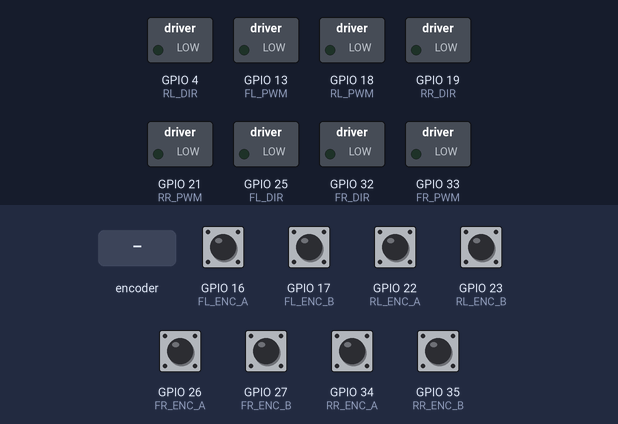
The sketch below on a simulated ESP32. Shown: switched loads named in the sketch (green lamp = pin HIGH). The inputs (shaded band) are chosen by the test bench; at power-on: GPIO 16 (FL_ENC_A), GPIO 17 (FL_ENC_B), GPIO 22 (RL_ENC_A), GPIO 23 (RL_ENC_B), GPIO 26 (FR_ENC_A), GPIO 27 (FR_ENC_B), GPIO 34 (RR_ENC_A), GPIO 35 (RR_ENC_B) HIGH.

Above: at 0.0 s.
4.3 s: GPIO 26 (FR_ENC_A) pulled LOW for 0.15 s
At 5.6 s:
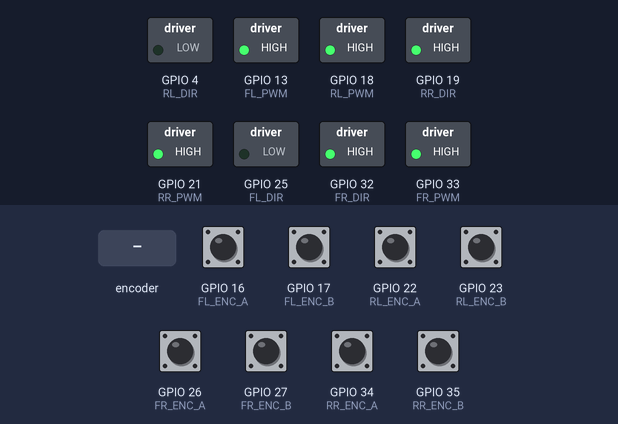
7.3 s: rotary encoder on GPIO 16 (FL_ENC_A) / GPIO 17 (FL_ENC_B) turned 1 step (first pin leading)
At 9.3 s:
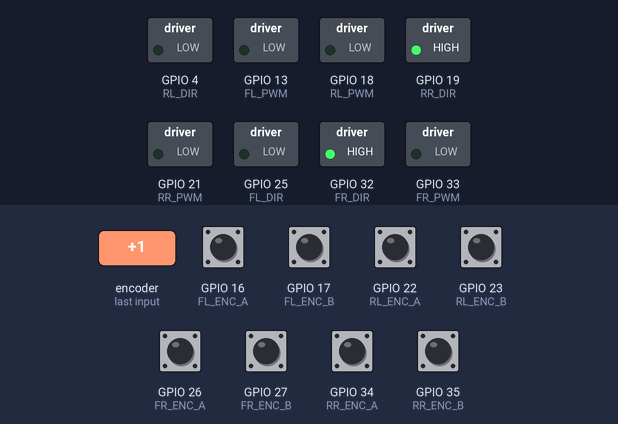
10.3 s: GPIO 22 (RL_ENC_A) pulled LOW for 0.15 s
13.3 s: GPIO 27 (FR_ENC_B) pulled LOW for 0.15 s
At 14.0 s:
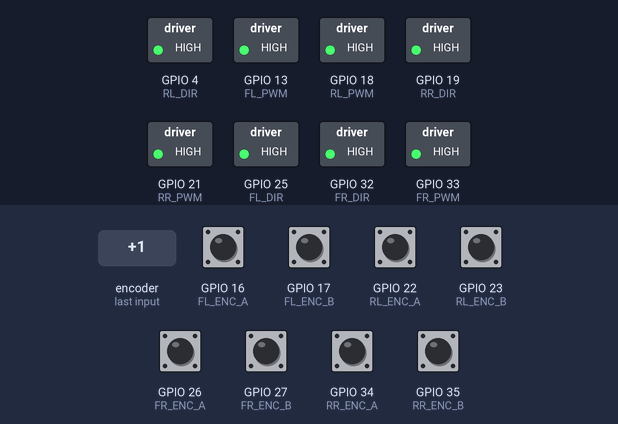
Timing chart, 0 to 17.2 s (numbered marks = the images above; inputs shaded):
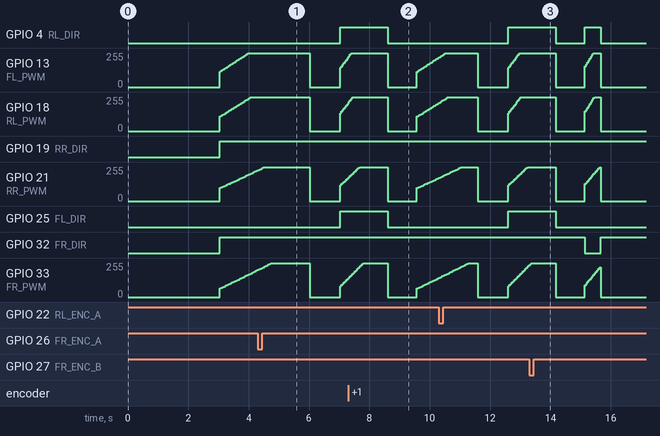

The sketch:

PruebaRectoYGiro.ino
```cpp
#include <Arduino.h>

portMUX_TYPE mux = portMUX_INITIALIZER_UNLOCKED;

// ================================================================
//  ZONA DE CONFIGURACIÓN DEL CHASIS Y CINEMÁTICA
// ================================================================

// Parámetros PID individuales por motor (Sintonizados para overshoot=1.5%, ts=0.52s)
const float Kp_FL = 218.9; const float Ki_FL = 1488.0;
const float Kp_FR = 129.4; const float Ki_FR = 1130.0;
const float Kp_RL = 200.8; const float Ki_RL = 1435.0;
const float Kp_RR = 159.7; const float Ki_RR = 1078.0;

// Compensación de fricción
const int base_FL = 89; const int base_FR = 47;
const int base_RL = 84; const int base_RR = 78;

// Geometría del robot (en metros)
const float LX = 0.130;  // Mitad del ancho (26cm / 2)
const float LY = 0.075;  // Mitad del largo (15cm / 2)
const float K_GEOMETRIA = LX + LY; // 0.205

// Variables globales para las velocidades objetivo calculadas
float ref_FL = 0.0, ref_FR = 0.0, ref_RL = 0.0, ref_RR = 0.0;

// ================================================================
//  PINES Y CONFIGURACIÓN PWM
// ================================================================
#define FL_PWM 13
#define FL_DIR 25
#define FR_PWM 33
#define FR_DIR 32
#define RL_PWM 18
#define RL_DIR 4
#define RR_PWM 21
#define RR_DIR 19

#define FL_ENC_A 16
#define FL_ENC_B 17
#define FR_ENC_A 26
#define FR_ENC_B 27
#define RL_ENC_A 22
#define RL_ENC_B 23
#define RR_ENC_A 34
#define RR_ENC_B 35

const int freq = 1000;
const int resolution = 8;
const float RADIO_RUEDA = 0.0325;
const int COUNTS_PER_REV = (11 * 34) * 4;
const float rads_por_cuenta = (2.0f * PI) / (float)COUNTS_PER_REV;
const unsigned long ventana_us = 40000; // 40ms

// ================================================================
//  VARIABLES DE ESTADO
// ================================================================
volatile long cont_FL = 0, cont_FR = 0, cont_RL = 0, cont_RR = 0;
long prev_FL = 0, prev_FR = 0, prev_RL = 0, prev_RR = 0;
unsigned long lastWindowUs = 0;
unsigned long t_inicio_prueba = 0;
double errSum_FL = 0, errSum_FR = 0, errSum_RL = 0, errSum_RR = 0;
bool ensayo_finalizado = false;

// ================================================================
//  INTERRUPCIONES
// ================================================================
void IRAM_ATTR isr_FL_A() { (digitalRead(FL_ENC_A) != digitalRead(FL_ENC_B)) ? cont_FL-- : cont_FL++; }
void IRAM_ATTR isr_FR_A() { (digitalRead(FR_ENC_A) != digitalRead(FR_ENC_B)) ? cont_FR-- : cont_FR++; }
void IRAM_ATTR isr_RL_A() { (digitalRead(RL_ENC_A) != digitalRead(RL_ENC_B)) ? cont_RL-- : cont_RL++; }
void IRAM_ATTR isr_RR_A() { (digitalRead(RR_ENC_A) != digitalRead(RR_ENC_B)) ? cont_RR-- : cont_RR++; }
void IRAM_ATTR isr_FL_B() { (digitalRead(FL_ENC_A) == digitalRead(FL_ENC_B)) ? cont_FL-- : cont_FL++; }
void IRAM_ATTR isr_FR_B() { (digitalRead(FR_ENC_A) == digitalRead(FR_ENC_B)) ? cont_FR-- : cont_FR++; }
void IRAM_ATTR isr_RL_B() { (digitalRead(RL_ENC_A) == digitalRead(RL_ENC_B)) ? cont_RL-- : cont_RL++; }
void IRAM_ATTR isr_RR_B() { (digitalRead(RR_ENC_A) == digitalRead(RR_ENC_B)) ? cont_RR-- : cont_RR++; }

// ================================================================
//  FUNCIÓN PID BIDIRECCIONAL (Ahora recibe Kp y Ki individuales)
// ================================================================
int calcular_pwm_rueda(float v_deseada, float v_actual, double &memoria_integral, int pwm_base_motor, float kp, float ki) {
  if (v_deseada == 0.0) { memoria_integral = 0; return 0; }
  double dt = (double)ventana_us / 1000000.0;
  double error = v_deseada - v_actual;
  memoria_integral += (error * dt);

  double limite_integral = (255.0 - pwm_base_motor) / ki;
  if (memoria_integral > limite_integral) memoria_integral = limite_integral;
  else if (memoria_integral < -limite_integral) memoria_integral = -limite_integral;

  double Output = (kp * error) + (ki * memoria_integral);
  int pwm_final = 0;

  if (v_deseada > 0.0) {
    if (Output > 0) pwm_final = pwm_base_motor + (int)Output;
    else pwm_final = 0;
  } else if (v_deseada < 0.0) {
    if (Output < 0) pwm_final = -(pwm_base_motor + (int)abs(Output));
    else pwm_final = 0;
  }

  if (pwm_final > 255) pwm_final = 255;
  if (pwm_final < -255) pwm_final = -255;
  return pwm_final;
}

// ================================================================
//  FUNCIÓN DE CINEMÁTICA MECANUM
// ================================================================
void calcular_cinematica(float Vx, float Vy, float W) {
  ref_FL = Vx + Vy - (W * K_GEOMETRIA);
  ref_FR = Vx - Vy + (W * K_GEOMETRIA);
  ref_RL = Vx - Vy - (W * K_GEOMETRIA);
  ref_RR = Vx + Vy + (W * K_GEOMETRIA);
}

// ================================================================
//  SETUP
// ================================================================
void setup() {
  Serial.begin(115200);
  delay(3000);

  pinMode(FL_DIR, OUTPUT); pinMode(RL_DIR, OUTPUT);
  pinMode(FR_DIR, OUTPUT); pinMode(RR_DIR, OUTPUT);
  pinMode(FL_ENC_A, INPUT_PULLUP); pinMode(FL_ENC_B, INPUT_PULLUP);
  pinMode(FR_ENC_A, INPUT_PULLUP); pinMode(FR_ENC_B, INPUT_PULLUP);
  pinMode(RL_ENC_A, INPUT_PULLUP); pinMode(RL_ENC_B, INPUT_PULLUP);
  pinMode(RR_ENC_A, INPUT_PULLUP); pinMode(RR_ENC_B, INPUT_PULLUP);

  ledcAttach(FL_PWM, freq, resolution); ledcAttach(FR_PWM, freq, resolution);
  ledcAttach(RL_PWM, freq, resolution); ledcAttach(RR_PWM, freq, resolution);

  attachInterrupt(digitalPinToInterrupt(FL_ENC_A), isr_FL_A, CHANGE);
  attachInterrupt(digitalPinToInterrupt(FL_ENC_B), isr_FL_B, CHANGE);
  attachInterrupt(digitalPinToInterrupt(FR_ENC_A), isr_FR_A, CHANGE);
  attachInterrupt(digitalPinToInterrupt(FR_ENC_B), isr_FR_B, CHANGE);
  attachInterrupt(digitalPinToInterrupt(RL_ENC_A), isr_RL_A, CHANGE);
  attachInterrupt(digitalPinToInterrupt(RL_ENC_B), isr_RL_B, CHANGE);
  attachInterrupt(digitalPinToInterrupt(RR_ENC_A), isr_RR_A, CHANGE);
  attachInterrupt(digitalPinToInterrupt(RR_ENC_B), isr_RR_B, CHANGE);

  lastWindowUs = micros();
  t_inicio_prueba = millis();
}

// ================================================================
//  LOOP
// ================================================================
void loop() {
  if (ensayo_finalizado) {
    ledcWrite(FL_PWM, 0); ledcWrite(FR_PWM, 0); ledcWrite(RL_PWM, 0); ledcWrite(RR_PWM, 0);
    return;
  }

  unsigned long ahora_us = micros();

  if ((ahora_us - lastWindowUs) >= ventana_us) {
    unsigned long ventana_real_us = ahora_us - lastWindowUs;
    lastWindowUs = ahora_us;

    unsigned long tiempo = millis() - t_inicio_prueba;

    float comando_Vx = 0.0;
    float comando_Vy = 0.0;
    float comando_W  = 0.0;

    if (tiempo < 3000) {
      comando_Vx = 0.1; comando_Vy = 0.0; comando_W = 0.0;
    }
    else if (tiempo >= 4000 && tiempo < 5570) {
      comando_Vx = 0.0; comando_Vy = 0.0; comando_W = 1.0;
    }
    else if (tiempo >= 6570 && tiempo < 8570) {
      comando_Vx = 0.1; comando_Vy = 0.0; comando_W = 0.0;
    }
    else if (tiempo >= 9570 && tiempo < 11140) {
      comando_Vx = 0.0; comando_Vy = 0.0; comando_W = 1.0;
    }
    else if (tiempo >= 12140 && tiempo < 12640) {
      comando_Vx = 0.0; comando_Vy = 0.25; comando_W = 0.0;
    }
    else if (tiempo > 13500) {
      ensayo_finalizado = true;
    }

    calcular_cinematica(comando_Vx, comando_Vy, comando_W);

    portENTER_CRITICAL(&mux);
    long current_FL = cont_FL; long current_FR = cont_FR;
    long current_RL = cont_RL; long current_RR = cont_RR;
    portEXIT_CRITICAL(&mux);

    long delta_FL = current_FL - prev_FL; long delta_FR = current_FR - prev_FR;
    long delta_RL = current_RL - prev_RL; long delta_RR = current_RR - prev_RR;

    prev_FL = current_FL; prev_FR = current_FR;
    prev_RL = current_RL; prev_RR = current_RR;

    float rads_FL = -(((float)delta_FL * 1000000.0f) / (float)ventana_real_us) * rads_por_cuenta;
    float rads_FR = (((float)delta_FR * 1000000.0f) / (float)ventana_real_us) * rads_por_cuenta;
    float rads_RL = -(((float)delta_RL * 1000000.0f) / (float)ventana_real_us) * rads_por_cuenta;
    float rads_RR = (((float)delta_RR * 1000000.0f) / (float)ventana_real_us) * rads_por_cuenta;

    float v_FL = rads_FL * RADIO_RUEDA; float v_FR = rads_FR * RADIO_RUEDA;
    float v_RL = rads_RL * RADIO_RUEDA; float v_RR = rads_RR * RADIO_RUEDA;

    // APLICAR PID CON PARÁMETROS INDIVIDUALES
    int pwm_FL = calcular_pwm_rueda(ref_FL, v_FL, errSum_FL, base_FL, Kp_FL, Ki_FL);
    int pwm_FR = calcular_pwm_rueda(ref_FR, v_FR, errSum_FR, base_FR, Kp_FR, Ki_FR);
    int pwm_RL = calcular_pwm_rueda(ref_RL, v_RL, errSum_RL, base_RL, Kp_RL, Ki_RL);
    int pwm_RR = calcular_pwm_rueda(ref_RR, v_RR, errSum_RR, base_RR, Kp_RR, Ki_RR);

    digitalWrite(FL_DIR, (pwm_FL >= 0) ? LOW : HIGH); ledcWrite(FL_PWM, abs(pwm_FL));
    digitalWrite(FR_DIR, (pwm_FR >= 0) ? HIGH : LOW); ledcWrite(FR_PWM, abs(pwm_FR));
    digitalWrite(RL_DIR, (pwm_RL >= 0) ? LOW : HIGH); ledcWrite(RL_PWM, abs(pwm_RL));
    digitalWrite(RR_DIR, (pwm_RR >= 0) ? HIGH : LOW); ledcWrite(RR_PWM, abs(pwm_RR));
  }
}
```

Measured:
- by itself, GPIO 13 (FL_PWM), GPIO 18 (RL_PWM), GPIO 21 (RR_PWM), GPIO 33 (FR_PWM): ramps from 0/255 to 255/255 and jumps back, once every 1.5 s
